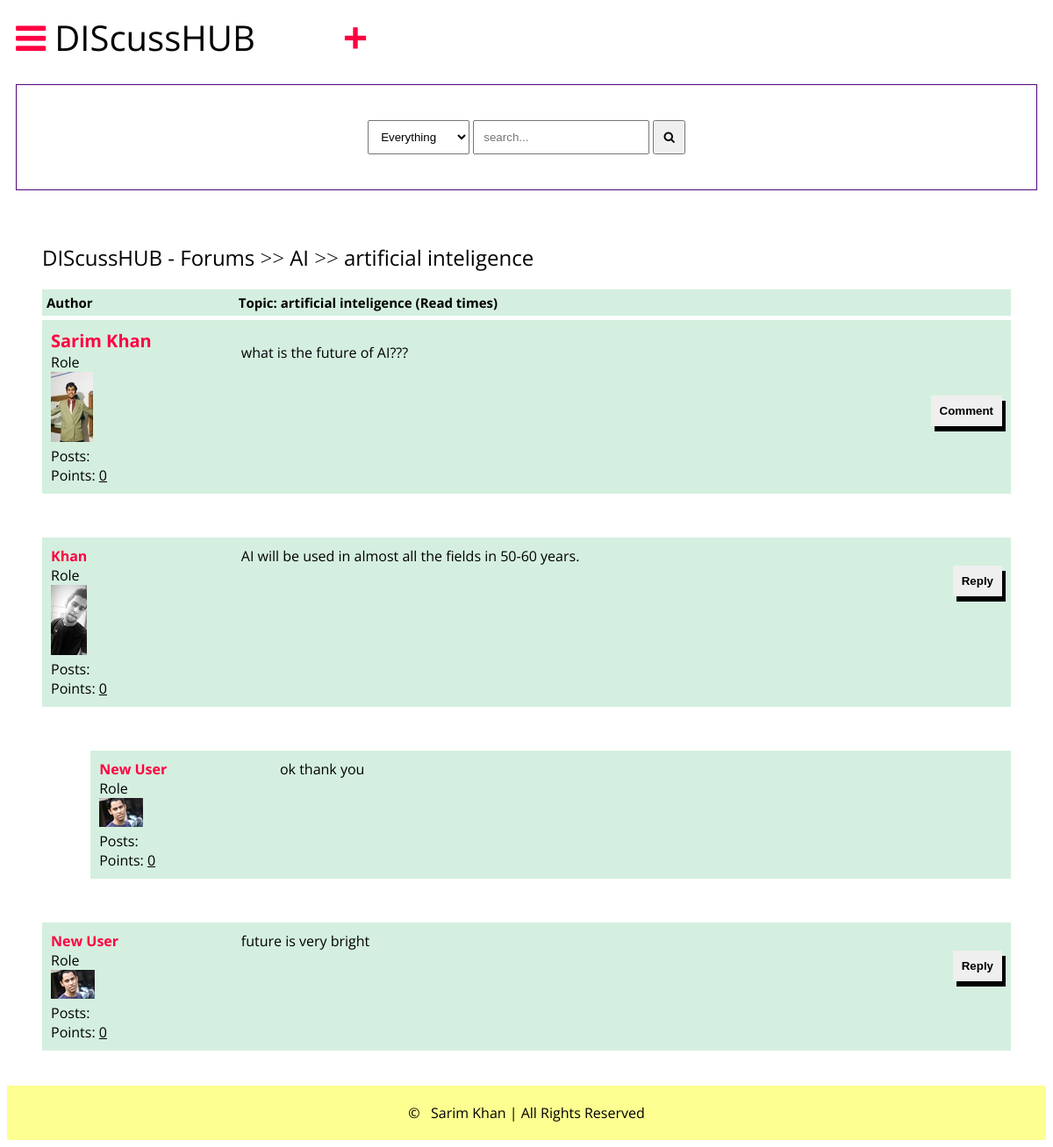
The app's page /detail/artificial-inteligence/ (signed in) with its own data.
### main/models.py (models this page shows, shortened)
class Post(models.Model):
    title=models.CharField(max_length=400)
    slug=models.SlugField(max_length=400, unique=True, blank=True)
    user=models.ForeignKey(Author, on_delete=models.CASCADE)
    content=HTMLField()
    categories=models.ManyToManyField(Category)
    date=models.DateField(auto_now_add=True)
    approved=models.BooleanField(default=False)
    hit_count_generic= GenericRelation(HitCount, object_id_field='object_pk', related_query_name='hit_count_generic_relation')
    tags=TaggableManager()
    comments=models.ManyToManyField(Comment, blank=True)
    def get_url(self):
        return reverse("detail", kwargs={
            "slug":self.slug
        })

class Category(models.Model):
    title=models.CharField(max_length=50)
    slug=models.SlugField(max_length=400, unique=True, blank=True)
    description= models.TextField(default="description")
    class Meta:
        verbose_name_plural="categories"
    def __str__(self):
        return self.title
    def get_url(self):
        return reverse("posts", kwargs={
            "slug":self.slug
        })

class Author(models.Model):
    user=models.ForeignKey(User, on_delete=models.CASCADE)
    fullname= models.CharField(max_length=40, blank=True)
    slug=models.SlugField(max_length=400, unique=True, blank=True)
    bio=HTMLField()
    points=models.IntegerField(default=0)
    profile_pic= ResizedImageField(size=[50, 80], quality=100, upload_to="authors", default=None, null=True)

class Comment(models.Model):
    user=models.ForeignKey(Author, on_delete=models.CASCADE)
    content=models.TextField()
    date=models.DateTimeField(auto_now_add=True)
    replies=models.ManyToManyField(Reply, blank=True)

class Reply(models.Model):
    user=models.ForeignKey(Author, on_delete=models.CASCADE)
    content=models.TextField()
    date=models.DateTimeField(auto_now_add=True)
    class Meta:
        verbose_name_plural="replies"

### main/views.py (the view)
# urls.py: path("detail/<slug>/", detail, name="detail"),
def detail(request, slug):
    post=get_object_or_404(Post, slug=slug)
    author=Author.objects.get(user=request.user)
    if "comment-form" in request.POST:
        comment=request.POST.get("comment")
        new_comment, created=Comment.objects.get_or_create(user=author, content=comment)
        post.comments.add(new_comment.id)
    if "reply-form" in request.POST:
        reply=request.POST.get("reply")
        commenr_id=request.POST.get("comment-id")
        comment_obj=Comment.objects.get(id=commenr_id)
        new_reply, created=Reply.objects.get_or_create(user=author, content=reply)
        comment_obj.replies.add(new_reply.id)
    context={
        "post":post
    }
    update_views(request, post)
    return render(request, "detail.html", context)

### main/utils.py (called while the page is built)
def update_views(request, object):
    context={}
    hit_count=get_hitcount_model().objects.get_for_object(object)
    hits=hit_count.hits
    hitcontext=context["hitcount"]={"pk": hit_count.pk}
    hit_count_response=HitCountMixin.hit_count(request, hit_count)
    if hit_count_response.hit_counted:
        hits=hits+1
        hitcontext["hitcounted"]=hit_count_response.hit_counted
        hitcontext["hit_message"]=hit_count_response.hit_message
        hitcontext["total_hits"]=hits

### templates/detail.html (shortened to what this page needs)
{% extends 'base.html' %}
{% load hitcount_tags %}
{% block content %}
     <div class="container">
        <div class="navigate">
            <span><a href="{% url 'home' %}">DIScussHUB - Forums</a> >> <a href="{{post.categories.all.0.get_url}}">{{post.categories.all.0}}</a> >> <a href="{{post.get_url}}">{{post.title}}</a></span>
        </div>
        <div class="topic-container">
            <div class="head">
                <div class="authors">Author</div>
                <div class="contents">Topic: {{post.title}} (Read {% get_hit_count for post%} times)</div>
            </div>
            <div class="body">
                <div class="authors">
                    <div class="username"><a href="#">{{post.user.fullname|title}}</a></div>
                    <div>Role</div>
                    <img src="{{post.user.profile_pic.url}}" alt="">
                    <div>Posts: <u>{{post.user.num_posts}}</u></div>
                    <div>Points: <u>{{post.user.points}}</u></div>
                </div>
                <div class="contents">
                    {{post.content|safe}}
                    <br>
                    <div class="comment">
                    <button onclick="showComment()">Comment</button>
                    </div>
                </div>
            </div>
        </div>
        {% for comment in post.comments.all %}
        <div class="comments-container">
            <div class="body">
                <div class="authors">
                    <div class="AnotherUser"><a href="">{{comment.user.fullname|title}}</a></div>
                    <div>Role</div>
                    <img src="{{comment.user.profile_pic.url}}" alt="">
                    <div>Posts: <u>{{comment.user.num_posts}}</u></div>
                    <div>Points: <u>{{comment.user.points}}</u></div>
                </div>
                <div class="contents">
                    {{comment.content}}
                    <br>
                    <div class="comment">
                    <button onclick="showReply('comment{{commment.id}}')">Reply</button>
                    </div>
                </div>
            </div>
        </div>
        {% for reply in comment.replies.all %}
        <div class="comments-container" style="width: 95%; margin-left: 5%;">
            <div class="body">
                <div class="authors">
                    <div class="AnotherUser"><a href="">{{reply.user.fullname|title}}</a></div>
                    <div>Role</div>
                    <img src="{{reply.user.profile_pic.url}}" alt="">
                    <div>Posts: <u>{{reply.user.num_posts}}</u></div>
                    <div>Points: <u>{{reply.user.points}}</u></div>
                </div>
                <div class="contents">
                    {{reply.content}}
                    <br>
                </div>
            </div>
        </div>
        {% endfor %}
        {% endfor %}
    </div>
    {% endblock content %}

### static/style.css (style rules this page uses)
* { box-sizing: border-box; }
html { font-size: 16px; font-family: 'Open Sans', sans-serif; background-color: #ffffff; }
a { color: #ff0042; font-weight: bolder; text-decoration: none; }
.container { margin: 20px; padding: 20px; }
.navigate { margin-block: 20px; font-weight: lighter; font-size: 24px; }
.navigate a { color: #000; }
.head { display: flex; background-color: #D4EFDF; padding: 5px; font-weight: bold; font-size: 15px; }
.authors { flex: 20%; }
.contents { flex: 80%; }
.body { display: flex; background-color: #D4EFDF; padding: 10px; margin-top: 5px; }
.body .authors .username { font-size: 20px; }
.body .authors img { max-width: 50px; max-height: 80px; }
.body .contents .comment button { border: none; padding: 10px; font-weight: bolder; box-shadow: 4px 6px #000; cursor: pointer; float: right; }
.comments-container { margin-top: 50px; }

### records on screen
Post: categories.all.0 "AI", title "artificial inteligence", user.fullname "Sarim Khan", user.profile_pic (picture), user.points "0", content "what is the future of AI???"
Comment: user.fullname "Khan", user.profile_pic (picture), user.points "0", content "AI will be used in almost all the fields in 50-60 years."
Reply: user.fullname "New User", user.profile_pic (picture), user.points "0", content "ok thank you"
Comment: user.fullname "New User", user.profile_pic (picture), user.points "0", content "future is very bright"
